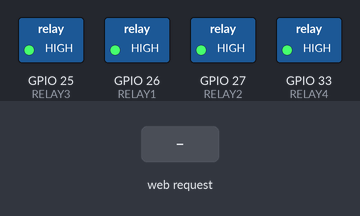
A sketch run on a simulated ESP32. Shown: switched loads named in the sketch (green lamp = pin HIGH). The test bench sets the inputs (shaded band). WiFi joins after 1.5 s; servers stay silent unless stated; what the sketch prints to the serial monitor is not drawn.

Above: at 2.7 s.
2.8 s: HTTP request GET /r1 received
At 4.0 s:
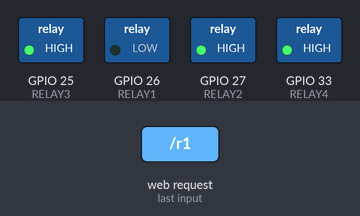
4.3 s: HTTP request GET /r2 received
At 5.3 s:
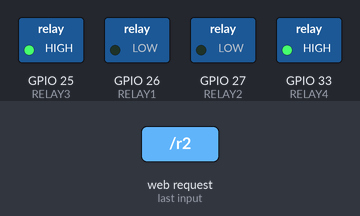
5.8 s: HTTP request GET /r3 received
At 6.4 s:
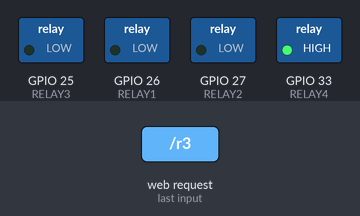
7.3 s: HTTP request GET /allon received
At 7.6 s:
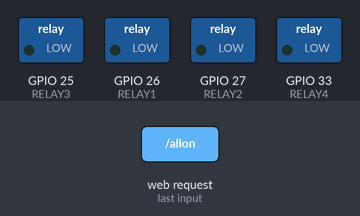
8.8 s: HTTP request GET /r1 received
At 9.9 s:
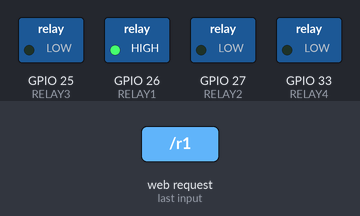
10.3 s: HTTP request GET /r4 received
At 11.1 s:
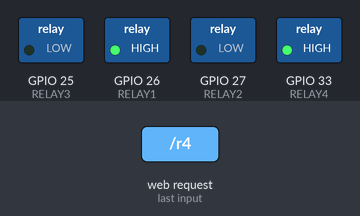
Timing chart, 0 to 12.8 s (numbered marks = the images above; inputs shaded):
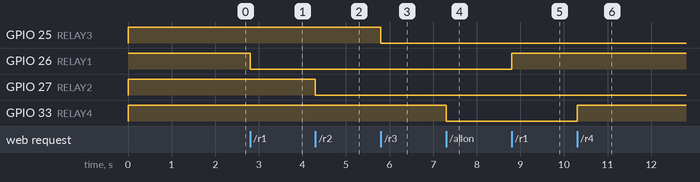

The sketch:

relay_v1.ino
```cpp
#include <WiFi.h>
#include <WebServer.h>
#include <ArduinoOTA.h>

#define RELAY1 26   // Light
#define RELAY2 27   // Fan
#define RELAY3 25   // Socket 1
#define RELAY4 33   // Socket 2

// =====================
// WIFI + STATIC IP
// =====================
const char* ssid = "KIRTAN HOME";
const char* password = "Kirtan@1235";

IPAddress local_IP(192,168,1,36);
IPAddress gateway(192,168,1,1);
IPAddress subnet(255,255,255,0);
IPAddress primaryDNS(8,8,8,8);
IPAddress secondaryDNS(8,8,4,4);

WebServer server(80);

bool state1 = false;
bool state2 = false;
bool state3 = false;
bool state4 = false;

// =====================
// UPDATE RELAYS
// =====================
void updateRelays()
{
  digitalWrite(RELAY1, state1 ? LOW : HIGH);
  digitalWrite(RELAY2, state2 ? LOW : HIGH);
  digitalWrite(RELAY3, state3 ? LOW : HIGH);
  digitalWrite(RELAY4, state4 ? LOW : HIGH);
}

// =====================
// STATUS STRING
// =====================
String getStatus()
{
  String s = "";

  s += state1 ? "1" : "0";
  s += state2 ? "1" : "0";
  s += state3 ? "1" : "0";
  s += state4 ? "1" : "0";

  return s;
}

// =====================
// INDIVIDUAL RELAYS
// =====================
void relay1()
{
  state1 = !state1;
  updateRelays();

  Serial.println("Light Toggled");

  server.send(200, "text/plain", "R1");
}

void relay2()
{
  state2 = !state2;
  updateRelays();

  Serial.println("Fan Toggled");

  server.send(200, "text/plain", "R2");
}

void relay3()
{
  state3 = !state3;
  updateRelays();

  Serial.println("Socket 1 Toggled");

  server.send(200, "text/plain", "R3");
}

void relay4()
{
  state4 = !state4;
  updateRelays();

  Serial.println("Socket 2 Toggled");

  server.send(200, "text/plain", "R4");
}

// =====================
// ALL ON
// =====================
void allOn()
{
  Serial.println("ALL ON RECEIVED");

  state1 = true;
  state2 = true;
  state3 = true;
  state4 = true;

  updateRelays();

  server.send(200, "text/plain", "ALL ON");
}

// =====================
// ALL OFF
// =====================
void allOff()
{
  Serial.println("ALL OFF RECEIVED");

  state1 = false;
  state2 = false;
  state3 = false;
  state4 = false;

  updateRelays();

  server.send(200, "text/plain", "ALL OFF");
}

// =====================
// STATUS API
// =====================
void statusAPI()
{
  server.send(200, "text/plain", getStatus());
}

// =====================
// HOME PAGE
// =====================
void homePage()
{
  String html = "";

  html += "<html><body>";
  html += "<h1>SMART HOME</h1>";

  html += "<p><a href='/r1'><button>Light</button></a></p>";
  html += "<p><a href='/r2'><button>Fan</button></a></p>";
  html += "<p><a href='/r3'><button>Socket 1</button></a></p>";
  html += "<p><a href='/r4'><button>Socket 2</button></a></p>";

  html += "<p><a href='/allon'><button>ALL ON</button></a></p>";
  html += "<p><a href='/alloff'><button>ALL OFF</button></a></p>";

  html += "<hr>";
  html += "<p>Status: ";
  html += getStatus();
  html += "</p>";

  html += "</body></html>";

  server.send(200, "text/html", html);
}

// =====================
// SETUP
// =====================
void setup()
{
  Serial.begin(115200);

  pinMode(RELAY1, OUTPUT);
  pinMode(RELAY2, OUTPUT);
  pinMode(RELAY3, OUTPUT);
  pinMode(RELAY4, OUTPUT);

  state1 = false;
  state2 = false;
  state3 = false;
  state4 = false;

  updateRelays();

if(!WiFi.config(local_IP, gateway, subnet,
                primaryDNS, secondaryDNS))
{
  Serial.println("Static IP Failed");
}

// Must be set BEFORE WiFi.begin() to take effect
WiFi.setHostname("Kirtan-Server");

WiFi.begin(ssid, password);

Serial.print("Connecting");

  while (WiFi.status() != WL_CONNECTED)
  {
    delay(500);
    Serial.print(".");
  }

  Serial.println();
  Serial.println("WiFi Connected");
  Serial.print("IP Address: ");
  Serial.println(WiFi.localIP());

WiFi.setHostname("Kirtan-Server");

ArduinoOTA.onStart([]() {
  Serial.println("OTA Start");
});

ArduinoOTA.onEnd([]() {
  Serial.println("\nOTA End");
});

ArduinoOTA.onProgress([](unsigned int progress, unsigned int total) {
  Serial.printf("Progress: %u%%\r", (progress * 100) / total);
});

ArduinoOTA.onError([](ota_error_t error) {
  Serial.printf("OTA Error[%u]\n", error);
});

ArduinoOTA.begin();

Serial.println("OTA Ready");

  server.on("/", homePage);
  server.on("/r1", relay1);
  server.on("/r2", relay2);
  server.on("/r3", relay3);
  server.on("/r4", relay4);
  server.on("/allon", allOn);
  server.on("/alloff", allOff);
  server.on("/status", statusAPI);

  server.begin();

  Serial.println("Server Started");
}

// =====================
// LOOP
// =====================
void loop()
{
  server.handleClient();
  ArduinoOTA.handle();
}
```

Measured:
- after the input at 2.8 s, GPIO 26 (RELAY1): HIGH → LOW at once
- after the input at 4.3 s, GPIO 27 (RELAY2): HIGH → LOW at once
- after the input at 5.8 s, GPIO 25 (RELAY3): HIGH → LOW at once
- after the input at 7.3 s, GPIO 33 (RELAY4): HIGH → LOW at once
- after the input at 8.8 s, GPIO 26 (RELAY1): LOW → HIGH at once
- after the input at 10.3 s, GPIO 33 (RELAY4): LOW → HIGH at once
